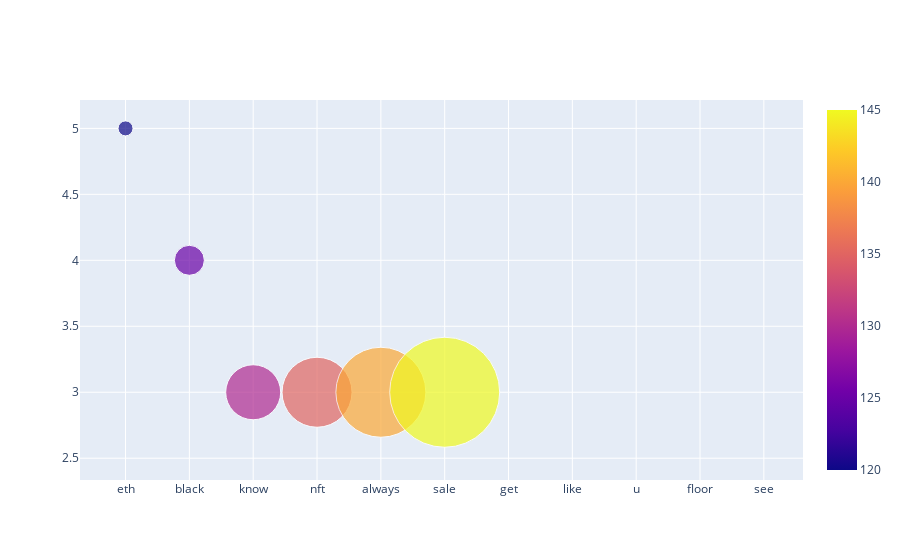

Notebook code for this chart:
### Code cell
fig = go.Figure(data=[go.Scatter(
    x=x,
    y=y,
    mode='markers',
    marker=dict(
        color=[120, 125, 130, 135, 140, 145],
        size=[15, 30, 55, 70, 90, 110],
        showscale=True
        )
)])

fig.show()

### Figure 1 — Plotly figure (JSON) as saved in the notebook; plotly's stock layout.template omitted (floating-point values rounded to 4 significant figures)
{"data": [{"marker": {"color": [120, 125, 130, 135, 140, 145], "showscale": true, "size": [15, 30, 55, 70, 90, 110]}, "mode": "markers", "type": "scatter", "x": ["eth", "black", "know", "nft", "always", "sale", "get", "like", "u", "floor", "see"], "y": [5, 4, 3, 3, 3, 3, 3, 3, 3, 3, 3]}], "layout": {}}
